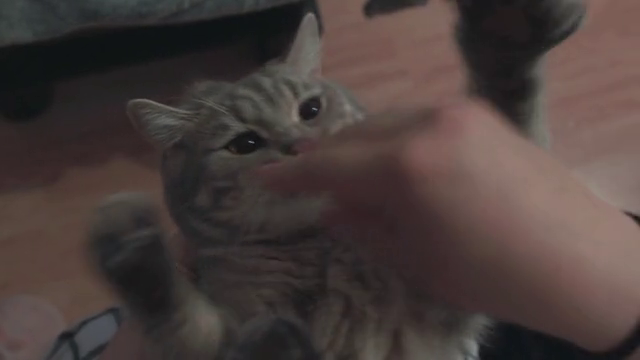
#> input picture frame 31 of video.mp4, 640 x 360 px, given in place of city.mp4, which was not available
$ jupyter execute '13. 퀴즈.ipynb'   (text cells are left out)
#> lines starting #> are read from the running program, lines starting #| are printed output that depends on the picture
[cell 1]
import cv2
cap = cv2.VideoCapture('city.mp4')
fourcc = cv2.VideoWriter_fourcc(*'DIVX')
width = round(cap.get(cv2.CAP_PROP_FRAME_WIDTH))
height = round(cap.get(cv2.CAP_PROP_FRAME_HEIGHT))
fps = cap.get(cv2.CAP_PROP_FPS)

out = cv2.VideoWriter('city_output.avi', fourcc, fps * 4, (height, width))

while cap.isOpened():
    ret, frame = cap.read()
#> frame is the input picture: shape (360, 640, 3); mean B, G, R 58.8, 61.4, 73.1
    if not ret:
        break

    rotate_frame = cv2.rotate(frame, cv2.ROTATE_90_COUNTERCLOCKWISE) # 시계 반대 방향으로 90도
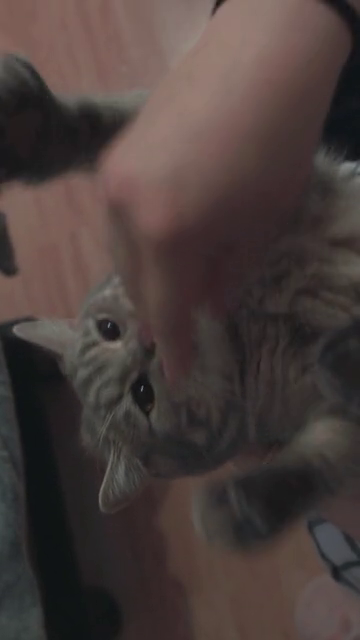
#> rotate_frame: shape (640, 360, 3); mean B, G, R 58.8, 61.4, 73.1
    out.write(rotate_frame)
    cv2.imshow('video', frame)

    if cv2.waitKey(1) == ord('q'):
#> (key q is pressed here)
        break

out.release()
cap.release()
cv2.destroyAllWindows()


$ run again, starting later in the video
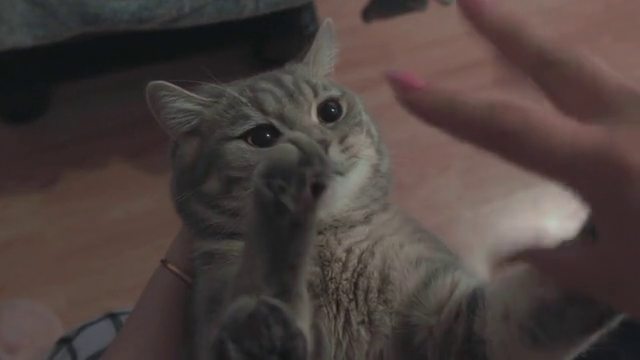
#> input picture frame 142 of video.mp4, 640 x 360 px, given in place of city.mp4, which was not available
#> frame is the input picture: shape (360, 640, 3); mean B, G, R 61.2, 64.1, 75.2
#> `rotate_frame = cv2.rotate(frame, cv2.ROTATE_90_COUNTERCLOCKWISE)`:
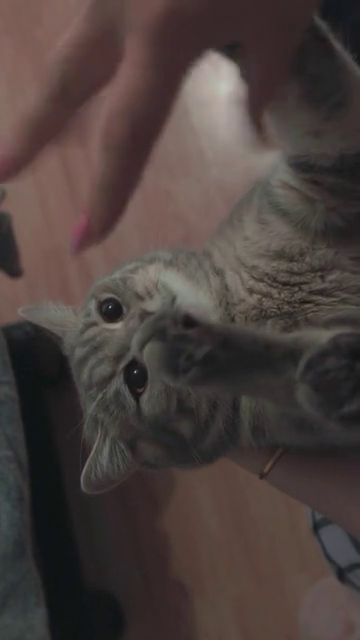
#> rotate_frame: shape (640, 360, 3); mean B, G, R 61.2, 64.1, 75.2

$ run again, starting later in the video
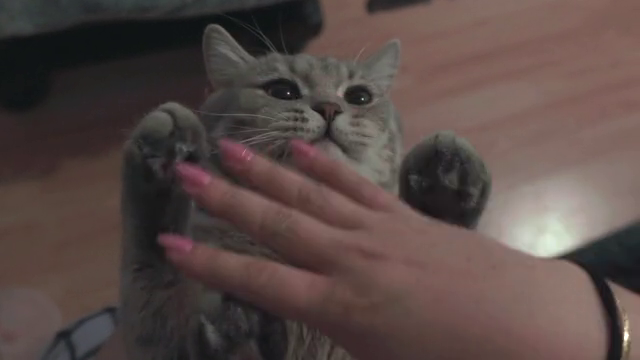
#> input picture frame 253 of video.mp4, 640 x 360 px, given in place of city.mp4, which was not available
#> frame is the input picture: shape (360, 640, 3); mean B, G, R 69.8, 73.2, 88
#> `rotate_frame = cv2.rotate(frame, cv2.ROTATE_90_COUNTERCLOCKWISE)`:
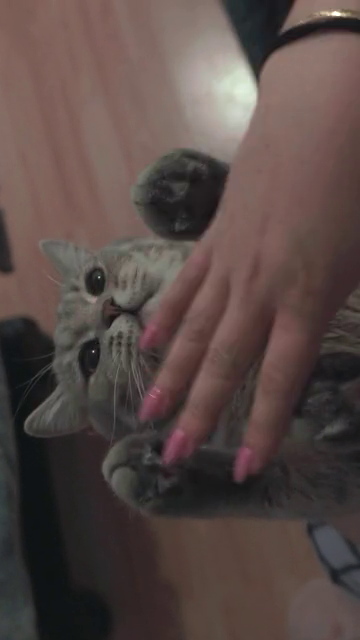
#> rotate_frame: shape (640, 360, 3); mean B, G, R 69.8, 73.2, 88
